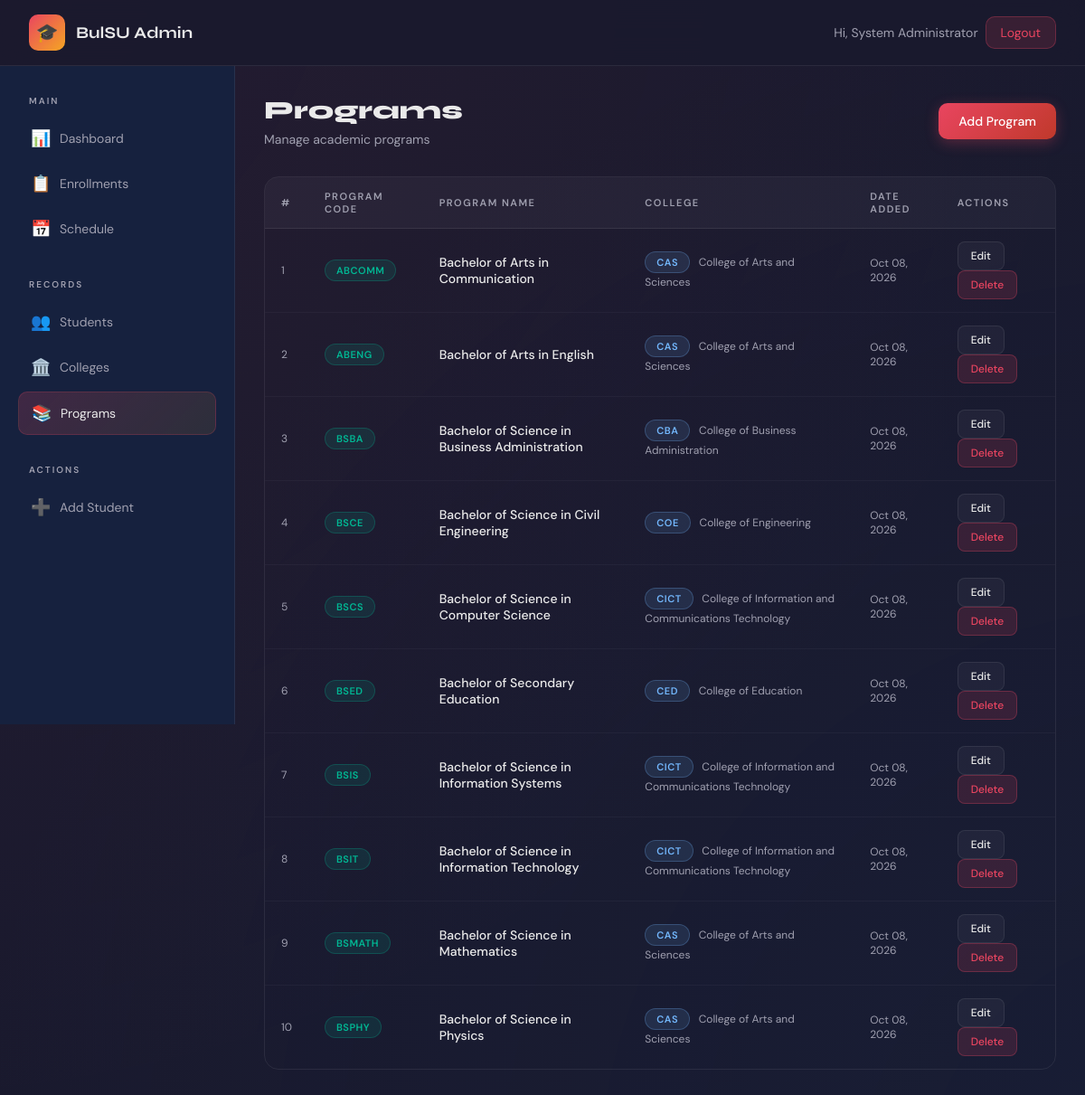
/admin/programs.php (signed in), run on the app's committed database.
### tables this page shows
CREATE TABLE IF NOT EXISTS programs (
    id INT AUTO_INCREMENT PRIMARY KEY,
    program_code VARCHAR(20) NOT NULL UNIQUE,
    program_name VARCHAR(150) NOT NULL,
    college_id INT,
    created_at TIMESTAMP DEFAULT CURRENT_TIMESTAMP,
    FOREIGN KEY (college_id) REFERENCES colleges(id) ON DELETE SET NULL
);

CREATE TABLE IF NOT EXISTS colleges (
    id INT AUTO_INCREMENT PRIMARY KEY,
    college_code VARCHAR(20) NOT NULL UNIQUE,
    college_name VARCHAR(150) NOT NULL,
    created_at TIMESTAMP DEFAULT CURRENT_TIMESTAMP
);

### admin/programs.php (the view, shortened to what this page needs)
<?php
$conn = getConnection();
$conn->query("CREATE TABLE IF NOT EXISTS colleges (
    id INT AUTO_INCREMENT PRIMARY KEY,
    college_code VARCHAR(20) NOT NULL UNIQUE,
    college_name VARCHAR(150) NOT NULL,
    created_at TIMESTAMP DEFAULT CURRENT_TIMESTAMP
)");
$conn->query("CREATE TABLE IF NOT EXISTS programs (
    id INT AUTO_INCREMENT PRIMARY KEY,
    program_code VARCHAR(20) NOT NULL UNIQUE,
    program_name VARCHAR(150) NOT NULL,
    college_id INT,
    created_at TIMESTAMP DEFAULT CURRENT_TIMESTAMP,
    FOREIGN KEY (college_id) REFERENCES colleges(id) ON DELETE SET NULL
)");
$programs = $conn->query("SELECT p.*, c.college_name, c.college_code FROM programs p LEFT JOIN colleges c ON p.college_id = c.id ORDER BY p.program_code ASC");
$rows = [];
while ($r = $programs->fetch_assoc()) $rows[] = $r;
?>
<!DOCTYPE html>
<html lang="en">
<head>
<link rel="stylesheet" href="/enrollment_system/assets/css/style.css">
</head>
<body>
<div class="wrapper">
    <nav class="navbar">
        <a href="/enrollment_system/index.php" class="navbar-brand"><div class="logo-icon">🎓</div><span>BulSU Admin</span></a>
        <div class="navbar-nav">
            <span style="color:var(--text-muted);font-size:14px">Hi, <?= htmlspecialchars($_SESSION['admin_name'] ?? 'Admin') ?></span>
            <a href="/enrollment_system/admin/logout.php" class="nav-link btn-danger">Logout</a>
        </div>
    </nav>
    <div class="layout">
        <aside class="sidebar">
            <div class="sidebar-section">
                <div class="sidebar-label">Main</div>
                <a href="/enrollment_system/admin/dashboard.php" class="sidebar-link"><span class="icon">📊</span> Dashboard</a>
                <a href="/enrollment_system/admin/enrollments.php" class="sidebar-link"><span class="icon">📋</span> Enrollments</a>
                <a href="/enrollment_system/admin/schedules.php" class="sidebar-link"><span class="icon">📅</span> Schedule</a>
            </div>
            <div class="sidebar-section">
                <div class="sidebar-label">Records</div>
                <a href="/enrollment_system/admin/students.php" class="sidebar-link"><span class="icon">👥</span> Students</a>
                <a href="/enrollment_system/admin/colleges.php" class="sidebar-link"><span class="icon">🏛️</span> Colleges</a>
                <a href="/enrollment_system/admin/programs.php" class="sidebar-link active"><span class="icon">📚</span> Programs</a>
            </div>
            <div class="sidebar-section">
                <div class="sidebar-label">Actions</div>
                <a href="/enrollment_system/admin/add_student.php" class="sidebar-link"><span class="icon">➕</span> Add Student</a>
            </div>
        </aside>
        <main class="main-content">
            <div class="page-header" style="display:flex;align-items:center;justify-content:space-between">
                <div><h1>Programs</h1><p>Manage academic programs</p></div>
                <button class="btn btn-primary" onclick="openAdd()">Add Program</button>
            </div>
            <div class="table-wrapper">
                <table>
                    <thead>
                        <tr>
                            <th>#</th>
                            <th>Program Code</th>
                            <th>Program Name</th>
                            <th>College</th>
                            <th>Date Added</th>
                            <th>Actions</th>
                        </tr>
                    </thead>
                    <tbody>
                    <?php foreach ($rows as $i => $p): ?>
                    <tr id="prog-row-<?= $p['id'] ?>">
                        <td style="color:var(--text-muted);font-size:12px"><?= $i+1 ?></td>
                        <td><span class="badge" style="background:rgba(0,184,148,0.12);color:var(--green);border:1px solid rgba(0,184,148,0.25)"><?= htmlspecialchars($p['program_code']) ?></span></td>
                        <td style="font-weight:500"><?= htmlspecialchars($p['program_name']) ?></td>
                        <td>
                            <?php if ($p['college_code']): ?>
                            <span class="badge" style="background:rgba(116,185,255,0.12);color:#74b9ff;border:1px solid rgba(116,185,255,0.25)"><?= htmlspecialchars($p['college_code']) ?></span>
                            <span style="color:var(--text-muted);font-size:12px;margin-left:6px"><?= htmlspecialchars($p['college_name']) ?></span>
                            <?php else: ?><span style="color:var(--text-muted)">—</span><?php endif; ?>
                        </td>
                        <td style="color:var(--text-muted);font-size:12px"><?= date('M d, Y', strtotime($p['created_at'])) ?></td>
                        <td>
                            <button class="btn btn-ghost btn-sm" onclick="openEdit(<?= $p['id'] ?>, '<?= addslashes($p['program_code']) ?>', '<?= addslashes($p['program_name']) ?>', <?= $p['college_id'] ?? 0 ?>)">Edit</button>
                            <button class="btn btn-danger btn-sm" onclick="deleteProgram(<?= $p['id'] ?>)">Delete</button>
                        </td>
                    </tr>
                    <?php endforeach; ?>
                    </tbody>
                </table>
            </div>
        </main>
    </div>
</div>
</body>
</html>

### data on the page
programs: program_code "ABCOMM", program_name "Bachelor of Arts in Communication", college.college_code "CAS", college.college_name "College of Arts and Sciences", created_at "Oct 08, 2026"
programs: program_code "ABENG", program_name "Bachelor of Arts in English", college.college_code "CAS", college.college_name "College of Arts and Sciences", created_at "Oct 08, 2026"
programs: program_code "BSBA", program_name "Bachelor of Science in Business Administration", college.college_code "CBA", college.college_name "College of Business Administration", created_at "Oct 08, 2026"
programs: program_code "BSCE", program_name "Bachelor of Science in Civil Engineering", college.college_code "COE", college.college_name "College of Engineering", created_at "Oct 08, 2026"
programs: program_code "BSCS", program_name "Bachelor of Science in Computer Science", college.college_code "CICT", college.college_name "College of Information and Communications Technology", created_at "Oct 08, 2026"
programs: program_code "BSED", program_name "Bachelor of Secondary Education", college.college_code "CED", college.college_name "College of Education", created_at "Oct 08, 2026"
programs: program_code "BSIS", program_name "Bachelor of Science in Information Systems", college.college_code "CICT", college.college_name "College of Information and Communications Technology", created_at "Oct 08, 2026"
programs: program_code "BSIT", program_name "Bachelor of Science in Information Technology", college.college_code "CICT", college.college_name "College of Information and Communications Technology", created_at "Oct 08, 2026"
programs: program_code "BSMATH", program_name "Bachelor of Science in Mathematics", college.college_code "CAS", college.college_name "College of Arts and Sciences", created_at "Oct 08, 2026"
programs: program_code "BSPHY", program_name "Bachelor of Science in Physics", college.college_code "CAS", college.college_name "College of Arts and Sciences", created_at "Oct 08, 2026"

### other printed values
$_SESSION['admin_name'] "System Administrator"
